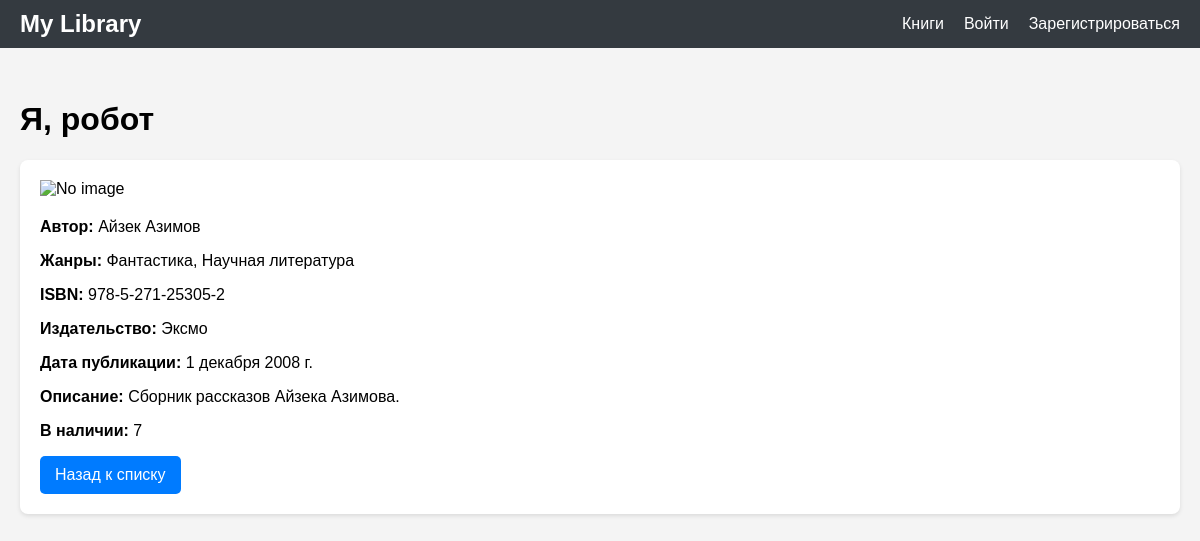
The page /ya-robot/ on the database its author committed.
### books/models.py (models this page shows, shortened)
class Book(models.Model):
    title = models.CharField(max_length=255, verbose_name='Название')
    slug = models.SlugField(max_length=255, unique=True, blank=True, verbose_name='URL')
    authors = models.ManyToManyField(Author, verbose_name='Авторы')
    isbn = models.CharField(max_length=20, unique=True, verbose_name='ISBN')
    publisher = models.ForeignKey(Publisher, on_delete=models.SET_NULL, blank=True, null=True, verbose_name='Издательство')
    publication_date = models.DateField(blank=True, null=True, verbose_name='Дата публикации')
    description = models.TextField(blank=True, null=True, verbose_name='Описание')
    cover_image = models.ImageField(upload_to='covers/', blank=True, null=True, verbose_name='Обложка')
    genre = models.ManyToManyField(Genre, verbose_name='Жанры')
    quantity = models.IntegerField(default=1, verbose_name='Количество')
    class Meta:
        verbose_name = 'Книга'
        verbose_name_plural = 'Книги'

class Author(models.Model):
    first_name = models.CharField(max_length=100, verbose_name='Имя')
    last_name = models.CharField(max_length=100, verbose_name='Фамилия')
    biography = models.TextField(blank=True, verbose_name='Биография')
    class Meta:
        verbose_name = 'Автор'
        verbose_name_plural = 'Авторы'

class Genre(models.Model):
    name = models.CharField(max_length=100, unique=True, verbose_name='Название жанра')
    class Meta:
        verbose_name = 'Жанр'
        verbose_name_plural = 'Жанры'

class Publisher(models.Model):
    name = models.CharField(max_length=255, unique=True, verbose_name='Название издательства')
    address = models.TextField(blank=True, verbose_name='Адрес')
    phone = models.CharField(max_length=20, blank=True, verbose_name='Телефон')
    class Meta:
        verbose_name = 'Издательство'
        verbose_name_plural = 'Издательства'

### books/views.py (the view)
# urls.py: path('<slug:slug>/', views.book_detail, name='book_detail'),
def book_detail(request, slug):
    book = get_object_or_404(Book, slug=slug)
    borrowed = False
    if request.user.is_authenticated:
         borrowed = Borrowing.objects.filter(book=book, user=request.user, is_returned=False).exists()
    return render(request, 'books/book_detail.html', {'book': book, 'borrowed': borrowed})

### books/templates/books/book_detail.html (shortened to what this page needs)
{% extends 'books/base.html' %}
{% load static %}
{% block content %}
    <h1>{{ book.title }}</h1>
    <div class="book-detail">
        <div class="row">
            <div class="col-md-4">
                {% if book.cover_image %}
                 <img src="{{ book.cover_image.url }}" alt="{{ book.title }}" style="max-height: 400px;">
                {% else %}
                    <img src="{% static 'img/no_image.png' %}" alt="No image" style="max-height: 300px; object-fit: cover;">
                {% endif %}
            </div>
            <div class="col-md-8">
              <p><b>Автор:</b>
                  {% for author in book.authors.all %}
                    {{ author.first_name }} {{ author.last_name }}{% if not forloop.last %}, {% endif %}
                  {% endfor %}
                </p>
                <p><b>Жанры:</b>
                    {% for genre in book.genre.all %}
                        {{ genre.name }}{% if not forloop.last %}, {% endif %}
                    {% endfor %}
                </p>
                <p><b>ISBN:</b> {{ book.isbn }}</p>
                {% if book.publisher %}
                    <p><b>Издательство:</b> {{ book.publisher.name }}</p>
                {% endif %}
                {% if book.publication_date %}
                    <p><b>Дата публикации:</b> {{ book.publication_date }}</p>
                {% endif %}
                <p><b>Описание:</b> {{book.description}}</p>
                <p><b>В наличии:</b> {{book.quantity}}</p>
                <a href="{% url 'books:book_list' %}" class="btn-link mt-3">Назад к списку</a>
           </div>
       </div>
    </div>
{% endblock %}

### books/templates/books/base.html (shortened to what this page needs)
{% load static %}
<!DOCTYPE html>
<html lang="en">
<head>
    <link rel="stylesheet" href="{% static 'css/style.css' %}">
    <link rel="stylesheet" href="https://unpkg.com/swiper/swiper-bundle.min.css"/>
</head>
<body>
    <nav class="navbar">
        <div class="nav-container">
            <a class="nav-brand" href="{% url 'books:home' %}">My Library</a>
            <ul class="nav-list">
              <li class="nav-item">
                <a class="nav-link" href="{% url 'books:book_list' %}">Книги</a>
              </li>
              {% if user.is_authenticated %}
                    <li class="nav-item">
                        <a class="nav-link" href="{% url 'users:profile' %}">Профиль</a>
                    </li>
                    {% if user.is_superuser %}
                        <li class="nav-item">
                            <a class="nav-link" href="{% url 'admin:index' %}">Управление</a>
                        </li>
                    {% endif %}
                    <li class="nav-item">
                         <a class="nav-link" href="{% url 'users:logout' %}">Выйти</a>
                    </li>
                {% else %}
                    <li class="nav-item">
                        <a class="nav-link" href="{% url 'users:login' %}">Войти</a>
                    </li>
                    <li class="nav-item">
                        <a class="nav-link" href="{% url 'users:register' %}">Зарегистрироваться</a>
                    </li>
                {% endif %}
            </ul>
        </div>
    </nav>
    <div class="container mt-4">
        {% block content %}{% endblock %}
    </div>
</body>
</html>

### static/css/style.css (style rules this page uses)
body { font-family: sans-serif; margin: 0; padding-top: 60px; background-color: #f4f4f4; }
a { text-decoration: none; color: #333; }
.container { max-width: 1200px; margin: 0 auto; padding: 20px; }
.navbar { background-color: #343a40; color: white; padding: 10px 0; position: fixed; width: 100%; top: 0; z-index: 100; }
.nav-container { max-width: 1200px; margin: 0 auto; display: flex; justify-content: space-between; align-items: center; padding: 0 20px; }
.nav-brand { font-size: 1.5em; font-weight: bold; color: white; }
.nav-list { list-style: none; padding: 0; margin: 0; display: flex; }
.nav-item { margin-left: 20px; }
.nav-link { color: white; text-decoration: none; }
.book-detail { background-color: white; border-radius: 8px; overflow: hidden; margin-bottom: 20px; box-shadow: 0 2px 4px rgba(0, 0, 0, 0.1); padding: 20px; }
.book-detail img { max-width: 100%; height: auto; margin-bottom: 20px; display: block; object-fit: cover; }
.btn-link { display: inline-block; padding: 10px 15px; background-color: #007bff; color: white; border-radius: 5px; text-decoration: none; }

### rows shown on the page
Book: title "Я, робот", isbn "978-5-271-25305-2", publisher.name "Эксмо", publication_date "1 декабря 2008 г.", description "Сборник рассказов Айзека Азимова.", quantity "7"
Author: first_name "Айзек", last_name "Азимов"
Genre: name "Фантастика"
Genre: name "Научная литература"
